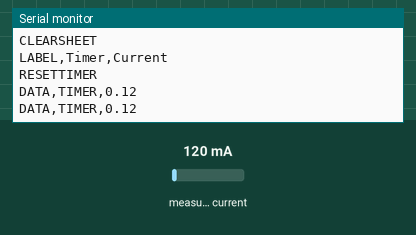
Simulated run of this sketch. Board: Arduino Uno, built with avr-gcc and run on an emulated ATmega328P. Parts: the last lines printed to the serial monitor. Inputs (shaded band) come from the test bench; at power-on: measured current 120 mA.

Above: at 2.1 s.
2.2 s: measured current set to 40 mA
At 3.5 s:
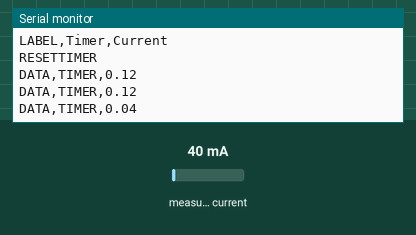
3.8 s: measured current set to 500 mA
At 3.8 s:
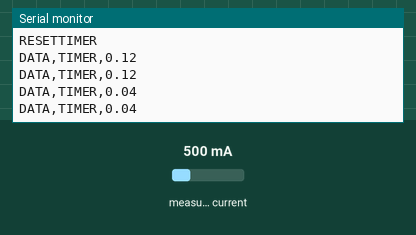
Timing chart, 0 to 6.8 s (numbered marks = the images above; inputs shaded):
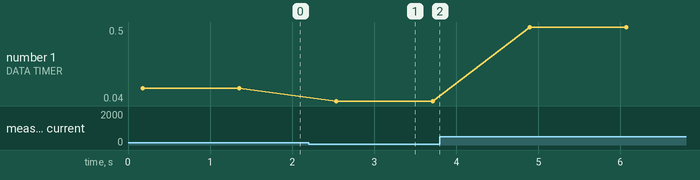

Measured:
- after the input at 2.2 s, the serial monitor: prints a new line after 0.34 s (image 1)
- plotted number 1: 0.12 → 0.04 after the input at 2.2 s, 0.04 → 0.5 after the input at 3.8 s

The sketch:

datacollectcode.ino
```cpp
#include <EmonLib.h>
EnergyMonitor emon1;

void setup() {

  Serial.begin(9600);

  emon1.current(A0, 111.1);

  //excel set up
  Serial.println("CLEARSHEET");
  Serial.println("LABEL,Timer,Current");
  Serial.println("RESETTIMER"); //resets timer to 0
}

void loop() {
    float Irms = emon1.calcIrms(1480);

  Serial.print("DATA,TIMER,");
  Serial.print(Irms);
  Serial.println();
  delay(1000);
}
```
